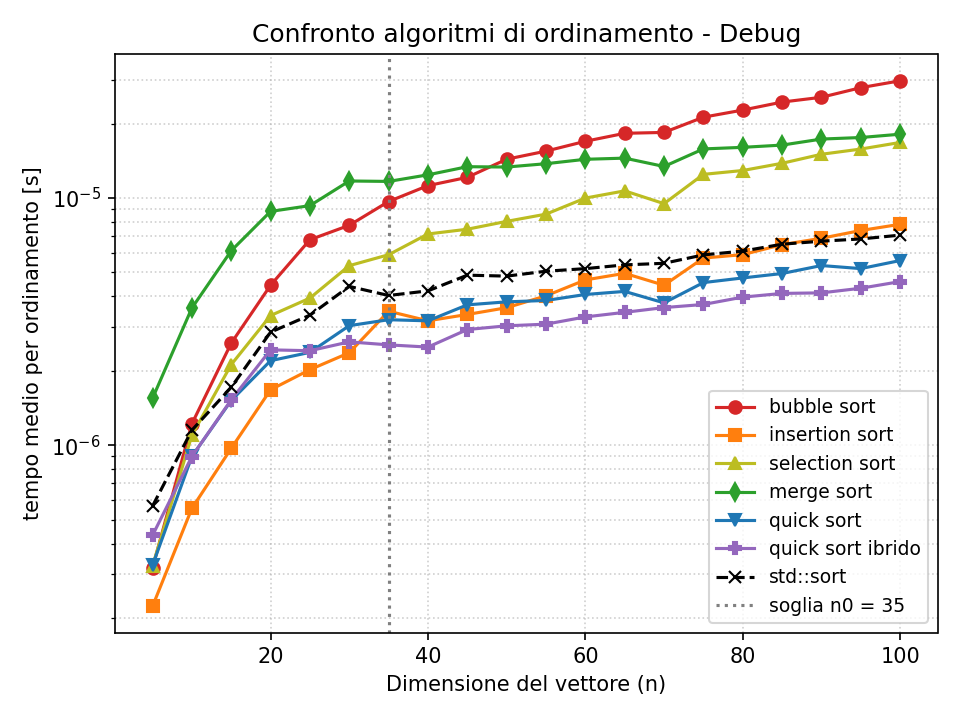

The script that saved this image:
"""
Grafico dei tempi degli algoritmi di ordinamento (esercitazione 5).
Carica i dati prodotti da measure_sort2 e produce un grafico log-y.
"""
 
import numpy as np
import matplotlib.pyplot as plt
 
INPUT_FILE = "build_debug/measure_sort2.txt"

 
# Carico i dati saltando la riga di intestazione
data = np.loadtxt(INPUT_FILE, skiprows=1)
 
n          = data[:, 0]
t_bubble   = data[:, 1]
t_insert   = data[:, 2]
t_select   = data[:, 3]
t_merge    = data[:, 4]
t_quick    = data[:, 5]
t_std      = data[:, 6]
t_hybrid   = data[:, 7]
 

plt.figure()
 
plt.plot(n, t_bubble, 'o-',  label="bubble sort",     color="tab:red")
plt.plot(n, t_insert, 's-',  label="insertion sort",  color="tab:orange")
plt.plot(n, t_select, '^-',  label="selection sort",  color="tab:olive")
plt.plot(n, t_merge,  'd-',  label="merge sort",      color="tab:green")
plt.plot(n, t_quick,  'v-',  label="quick sort",      color="tab:blue")
plt.plot(n, t_hybrid, 'P-',  label="quick sort ibrido", color="tab:purple")
plt.plot(n, t_std,    'x--', label="std::sort",       color="black")
 
# Linea verticale alla soglia trovata 
n0_debug = 35
plt.axvline(n0_debug, color="gray", linestyle=":",
            label=f"soglia n0 = {n0_debug}")
 
plt.yscale("log")  # scala log sull'asse y: rende leggibili tempi su 2 ordini di grandezza
plt.xlabel('Dimensione del vettore (n)')
plt.ylabel("tempo medio per ordinamento [s]")
plt.title("Confronto algoritmi di ordinamento - Debug")
plt.grid(True, which="both", linestyle=":", alpha=0.6)
plt.legend(loc="best", fontsize=9)
plt.tight_layout()
plt.savefig('plot_sorts_debug.png', dpi=150)
plt.show()
 
